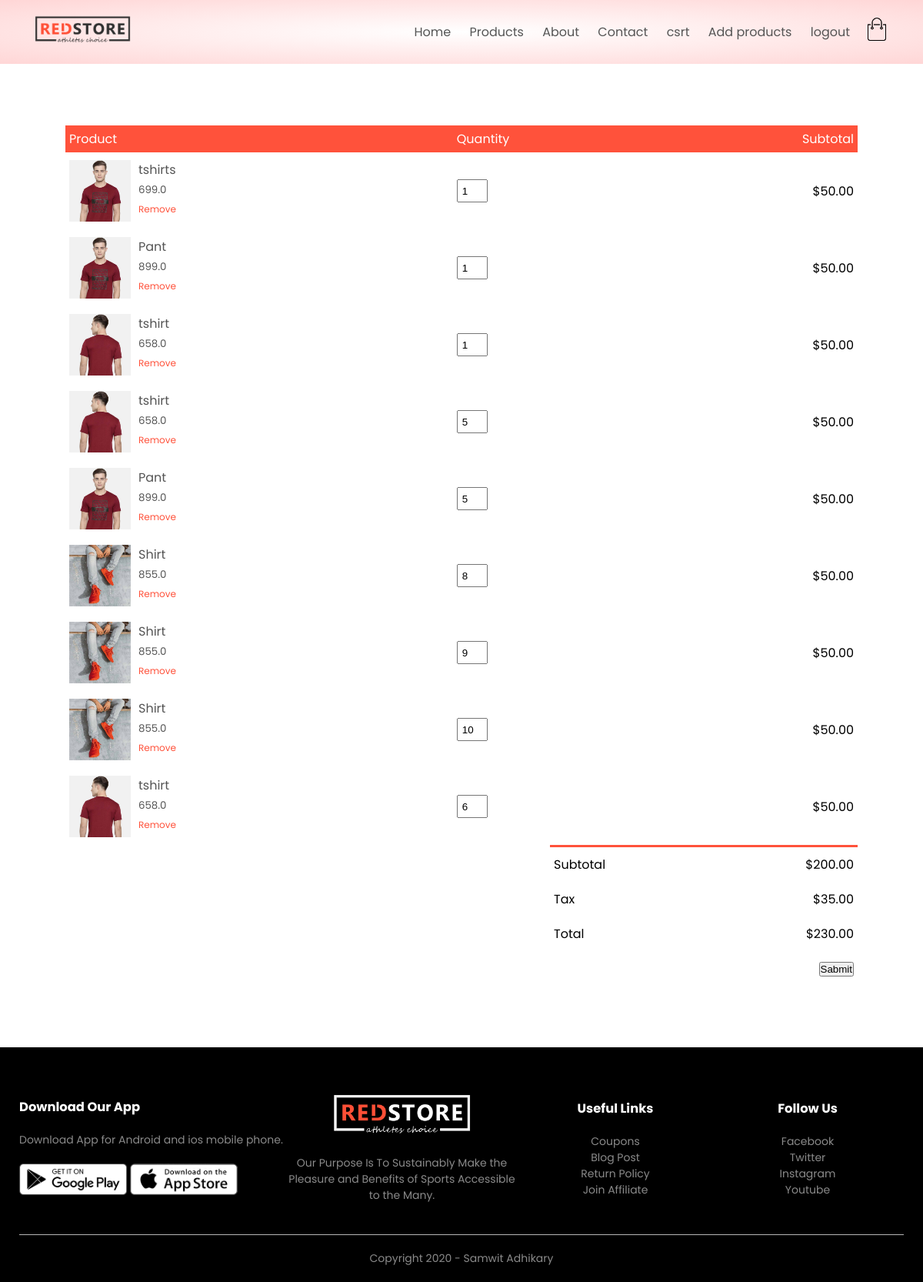
The app's page /cart/order (signed in) with its own data.
### orders/models.py (models this page shows)
class OrderedItem(models.Model):
    product = models.ForeignKey(Product,related_name='added_carts', on_delete=models.SET_NULL, null= True)
    quantity = models.IntegerField(default=1)
    owner = models.ForeignKey(Order,on_delete=models.CASCADE, related_name = 'added_items')

### products/models.py (models this page shows, shortened)
class Product(models.Model):
    LIVE = 1
    DELETE = 0
    DELETE_CHOICES = ((LIVE,'Live'),(DELETE,'Delete'))
    title = models.CharField(max_length=200)
    price = models.FloatField()
    desc = models.TextField()
    image = models.ImageField(upload_to='images/',null=True)
    priority = models.IntegerField(default=0)
    delete_status = models.IntegerField(choices=DELETE_CHOICES, default=LIVE)
    created_at = models.DateTimeField(auto_now_add=True)
    updated_at = models.DateTimeField(auto_now=True)

### orders/views.py (the view)
# urls.py: path('order', views.show_cart, name='cart'),
def show_cart(request):
        user = request.user
        customer = user.customer_profile
        cart_obj,created = Order.objects.get_or_create(
            owner = customer,
            order_status = Order.CART_STAGE
        )
        context = {'cart' : cart_obj}
        return render(request, 'cart.html', context)

### templates/cart.html
{% extends 'header.html' %}
{% load static %}
{% block content %}
    <div class="small-container cart-page">
        {% if cart %}
        <table>
            <tr>
                <th>Product</th>
                <th>Quantity</th>
                <th>Subtotal</th>
            </tr>
            {% for cart_item in cart.added_items.all %}
            <tr>
                <td>
                    <div class="cart-info">
                        <img src="{{ cart_item.product.image.url }}">
                        <div>
                            <p>{{ cart_item.product.title }}</p>
                            <small>{{ cart_item.product.price }}</small>
                            <br>
                            <a href="">Remove</a>
                        </div>
                    </div>
                </td>
                <td><input type="text" value="{{ cart_item.quantity }}"></td>
                <td>$50.00</td>
            </tr>
            {% endfor %}
        </table>
        <div class="total-price">
            <table>
                <tr>
                    <td>Subtotal</td>
                    <td>$200.00</td>
                </tr>
                <tr>
                    <td>Tax</td>
                    <td>$35.00</td>
                </tr>
                <tr>
                    <td>Total</td>
                    <td>$230.00</td>
                </tr>
                <tr>
                    <td></td>
                    <td>
                        <button>Sabmit</button>
                    </td>
                </tr>
            </table>
        </div>
        {% endif %}
    </div>
    {% endblock %}

### templates/header.html (shortened to what this page needs)
{% load static %}
<!DOCTYPE html>
<html lang="en">
<head>
    <link rel="stylesheet" href="{% static 'css\style.css' %}">
    <link rel="stylesheet" href="https://stackpath.bootstrapcdn.com/font-awesome/4.7.0/css/font-awesome.min.css">
</head>
<body>
    <div class="header">
        <div class="container">
            <div class="navbar">
                <div class="logo">
                    <a href="index.html"><img src="{% static 'images/logo.png' %}" alt="logo" width="125px"></a>
                </div>
                <nav>
                    <ul id="MenuItems">
                        <li><a href="{% url 'home' %}">Home</a></li>
                        <li><a href="{% url 'list_products' %}">Products</a></li>
                        <li><a href="">About</a></li>
                        <li><a href="">Contact</a></li>
                        <li><a href="{% url 'cart' %}">csrt</a></li>
                        <li><a href="{% url 'productsAdd' %}">Add products</a></li>
                        {% if not user.is_authenticated %}
                        <li><a href="{% url 'account' %}">Account</a></li>
                        {% else %}
                        <li><a href="{% url 'logout' %}">logout</a></li>
                        {% endif %}
                    </ul>
                </nav>
                <a href="cart.html"><img src="{% static 'images/cart.png' %}" width="30px" height="30px"></a>
            </div>
        </div>
    </div>
{% block content %}
{% endblock %}
    <div class="footer">
        <div class="container">
            <div class="row">
                <div class="footer-col-1">
                    <h3>Download Our App</h3>
                    <p>Download App for Android and ios mobile phone.</p>
                    <div class="app-logo">
                        <img src="{% static 'images/play-store.png' %}">
                        <img src="{% static 'images/app-store.png' %}">
                    </div>
                </div>
                <div class="footer-col-2">
                    <img src="{% static 'images/logo-white.png' %}">
                    <p>Our Purpose Is To Sustainably Make the Pleasure and Benefits of Sports Accessible to the Many.
                    </p>
                </div>
                <div class="footer-col-3">
                    <h3>Useful Links</h3>
                    <ul>
                        <li>Coupons</li>
                        <li>Blog Post</li>
                        <li>Return Policy</li>
                        <li>Join Affiliate</li>
                    </ul>
                </div>
                <div class="footer-col-4">
                    <h3>Follow Us</h3>
                    <ul>
                        <li>Facebook</li>
                        <li>Twitter</li>
                        <li>Instagram</li>
                        <li>Youtube</li>
                    </ul>
                </div>
            </div>
            <hr>
            <p class="copyright">Copyright 2020 - Samwit Adhikary</p>
        </div>
    </div>
</body>
</html>

### static/css/style.css (style rules this page uses)
* { margin: 0; padding: 0; box-sizing: border-box; }
body { font-family: 'Poppins', sans-serif; }
.navbar { display: flex; align-items: center; padding: 20px; }
nav { flex: 1; text-align: right; }
nav ul { display: inline-block; list-style-type: none; }
nav ul li { display: inline-block; margin-right: 20px; }
a { text-decoration: none; color: #555; }
p { color: #555; }
.container { max-width: 1300px; margin: auto; padding-left: 25px; padding-right: 25px; }
.row { display: flex; align-items: center; flex-wrap: wrap; justify-content: space-around; }
.header { background: radial-gradient(#fff,#ffd6d6); }
.small-container { max-width: 1080px; margin: auto; padding-left: 25px; padding-right: 25px; }
small { color: #555; }
.footer { background: black; color: #8a8a8a; font-size: 14px; padding: 60px 0 20px; }
.footer p { color: #8a8a8a; }
.footer h3 { color: #fff; margin-bottom: 20px; }
.footer-col-1, .footer-col-2, .footer-col-3, .footer-col-4 { min-width: 250px; margin-bottom: 20px; }
.footer-col-1 { flex-basis: 30%; }
.footer-col-2 { flex: 1; text-align: center; }
.footer-col-2 img { width: 180px; margin-bottom: 20px; }
.footer-col-3, .footer-col-4 { flex-basis: 12%; text-align: center; }
ul { list-style-type: none; }
.app-logo { margin-top: 20px; }
.app-logo img { width: 140px; }
.footer hr { border: none; background: #b5b5b5; height: 1px; margin: 20px 0; }
.copyright { text-align: center; }
.cart-page { margin: 80px auto; }
table { width: 100%; border-collapse: collapse; }
.cart-info { display: flex; flex-wrap: wrap; }
th { text-align: left; padding: 5px; color: #fff; background: #ff523b; font-weight: normal; }
td { padding: 10px 5px; }
td input { width: 40px; height: 30px; padding: 5px; }
td a { color: #ff523b; font-size: 12px; }
td img { width: 80px; height: 80px; margin-right: 10px; }
.total-price { display: flex; justify-content: flex-end; }
.total-price table { border-top: 3px solid #ff523b; width: 100%; max-width: 400px; }
td:last-child { text-align: right; }
th:last-child { text-align: right; }

### records on screen
OrderedItem: product.image (picture), product "tshirts", product.price "699.0", quantity "1"
OrderedItem: product.image (picture), product "Pant", product.price "899.0", quantity "1"
OrderedItem: product.image (picture), product "tshirt", product.price "658.0", quantity "1"
OrderedItem: product.image (picture), product "tshirt", product.price "658.0", quantity "5"
OrderedItem: product.image (picture), product "Pant", product.price "899.0", quantity "5"
OrderedItem: product.image (picture), product "Shirt", product.price "855.0", quantity "8"
OrderedItem: product.image (picture), product "Shirt", product.price "855.0", quantity "9"
OrderedItem: product.image (picture), product "Shirt", product.price "855.0", quantity "10"
OrderedItem: product.image (picture), product "tshirt", product.price "658.0", quantity "6"
